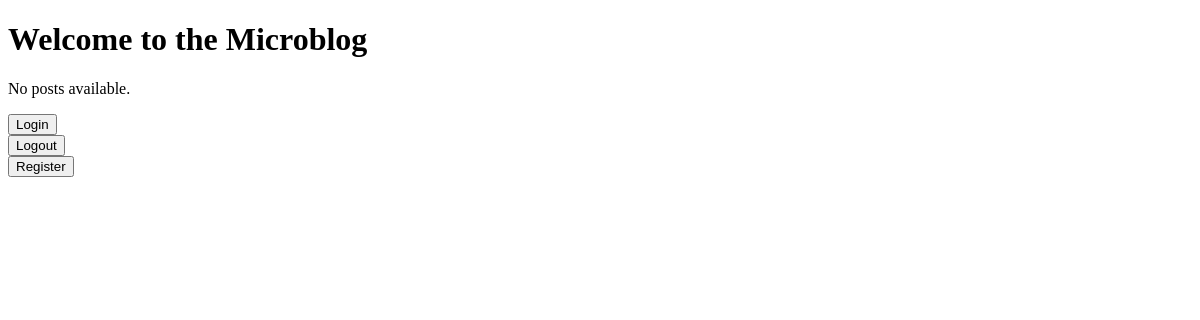
Before: / with the older database file.
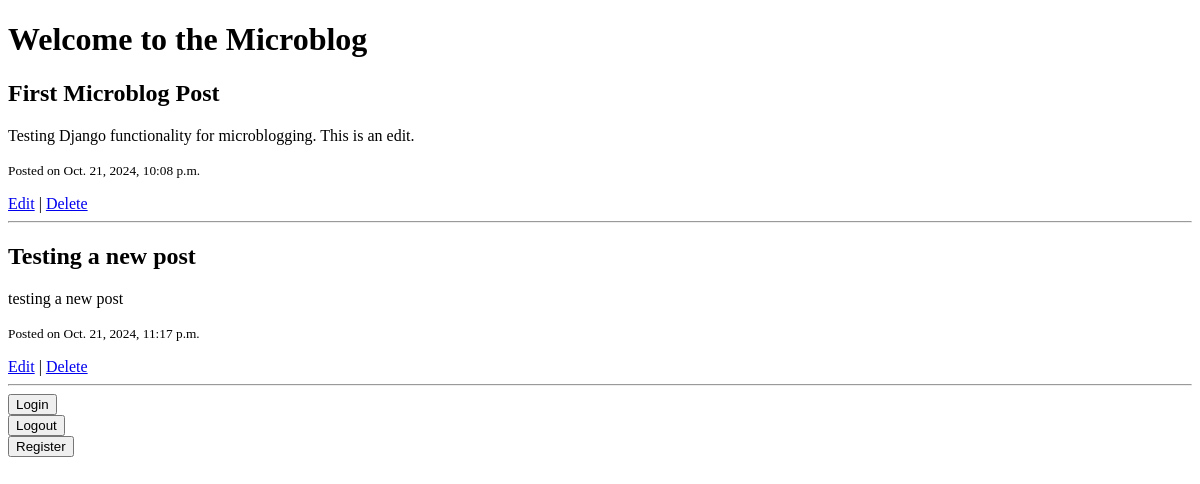
After: the same page with the newer database file.
### blog/models.py (models this page shows, shortened)
class Post(models.Model):
    title = models.CharField(max_length=100)
    content = models.TextField()
    date_posted = models.DateTimeField(default=timezone.now)

### blog/views.py (the view)
# urls.py: path('', views.home, name='blog-home'),
def home(request):
    context = {
        'posts': Post.objects.all()
    }
    return render(request, 'blog/home.html', context)

### blog/templates/blog/home.html (shortened to what this page needs)
<!DOCTYPE html>
<html lang="en">
<head>
</head>
<body>
    <h1>Welcome to the Microblog</h1>
    {% for post in posts %}
        <article>
            <h2>{{ post.title }}</h2>
            <p>{{ post.content }}</p>
            <p><small>Posted on {{ post.date_posted }}</small></p>
            <a href="{% url 'post-edit' post.pk %}">Edit</a> |
            <a href="{% url 'post-delete' post.pk %}">Delete</a>
        </article>
        <hr>
    {% empty %}
        <p>No posts available.</p>
    {% endfor %}
    <form method="POST" action="{% url 'login' %}">
        <button type="submit">Login</button>
    </form>
    <form method="POST" action="{% url 'logout' %}">
        <button type="submit">Logout</button>
    </form>
    <form method="POST" action="{% url 'register' %}">
        <button type="submit">Register</button>
    </form>
</body>
</html>

Changed rows visible on the page:
added Post: title "First Microblog Post", content "Testing Django functionality for microblogging. This is an edit.", date_posted "Oct. 21, 2024, 10:08 p.m."
added Post: title "Testing a new post", content "testing a new post", date_posted "Oct. 21, 2024, 11:17 p.m."
Other visible differences:
text no longer shown: "No posts available."
